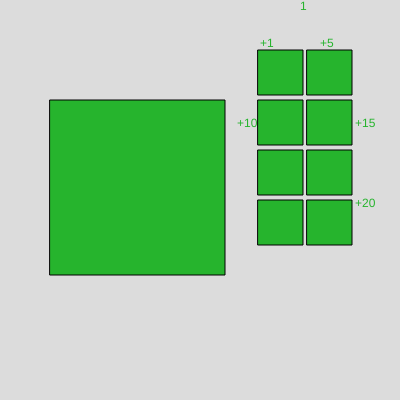
Frame 1 (no input)
Frame 60 (no input): identical to frame 1, image omitted
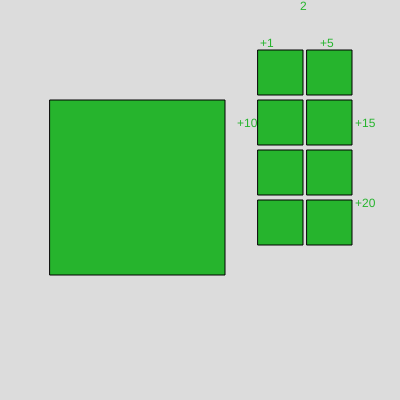
Frame 120 (the mouse pressed at the canvas centre since frame 60)

The p5.js sketch that drew these frames (run headless with seeded random() and noise() and a simulated clock; from frame 60 on, the mouse is pressed at the canvas centre):

// p5.js sketch
// ── sketch.js
var money = 1;
var upgrade = 0;
var upgrade1 = 0;
var upgrade2 = 0;
var upgrade3 = 0;
var upgrade4 = 0;
var upgrade5 = 0;
var upgrade6 = 0;
var upgrade7 = 0;
function setup() {
  createCanvas(400, 400);
}

function draw() {
  background(220);
  fill('#26B42D');
  rect(50, 100, 175);
  text(money, 300, 10);
  rect(258, 50, 45);
  rect(307, 50, 45);
  rect(258, 100, 45);
  rect(307, 100, 45);
  rect(258, 150, 45);
  rect(307, 150, 45);
  rect(258, 200, 45);
  rect(307, 200, 45);
  
  text('+1', 260, 47)
  text ('+5', 320,47)
  text ('+10',237,127)
  text ('+15' ,355, 127)
  text ('+20', 355, 207)
}

function mousePressed() {
  if (mouseX > 50 && mouseX < 50 + 175 && mouseY > 100 && mouseY < 100 + 175) {
    money =
      money +
      1 +
      upgrade +
      upgrade1 +
      upgrade2 +
      upgrade3 +
      upgrade4 +
      upgrade5 +
      upgrade6 +
      upgrade7;
  }

  if (
    mouseX > 258 &&
    mouseX < 258 + 45 &&
    mouseY > 50 &&
    mouseY < 50 + 45 &&
    money > 1
  ) {
    money = money - 1;
    upgrade = upgrade + 1;
  }

  if (
    mouseX > 307 &&
    mouseX < 307 + 45 &&
    mouseY > 50 &&
    mouseY < 50 + 45 &&
    money > 5
  ) {
    money = money - 5;
    upgrade1 = upgrade1 + 5;
  }

  if (
    mouseX > 258 &&
    mouseX < 258 + 45 &&
    mouseY > 100 &&
    mouseY < 100 + 45 &&
    money > 10
  ) {
    money = money - 10;
    upgrade2 = upgrade2 + 10;
  }

  if (
    mouseX > 307 &&
    mouseX < 307 + 45 &&
    mouseY > 100 &&
    mouseY < 100 + 45 &&
    money > 15
  ) {
    money = money - 15;
    upgrade3 = upgrade3 + 15;
  }
  if (
    mouseX > 258 &&
    mouseX < 258 + 45 &&
    mouseY > 150 &&
    mouseY < 150 + 45 &&
    money > 20
  ) {
    money = money - 20;
    upgrade4 = upgrade4 + 20;
  }

  if (
    mouseX > 307 &&
    mouseX < 307 + 45 &&
    mouseY > 150 &&
    mouseY < 150 + 45 &&
    money > 50
  ) {
    money = money - 50;
    upgrade5 = upgrade5 + 50;
  }

  if (
    mouseX > 258 &&
    mouseX < 258 + 45 &&
    mouseY > 200 &&
    mouseY < 200 + 45 &&
    money > 100
  ) {
    money = money - 100;
    upgrade6 = upgrade6 + 100;
  }
  if (
    mouseX > 307 &&
    mouseX < 307 + 45 &&
    mouseY > 200 &&
    mouseY < 200 + 45 &&
    money > 500
  ) {
    money = money - 500;
    upgrade7 = upgrade7 + 500;
  }


}
